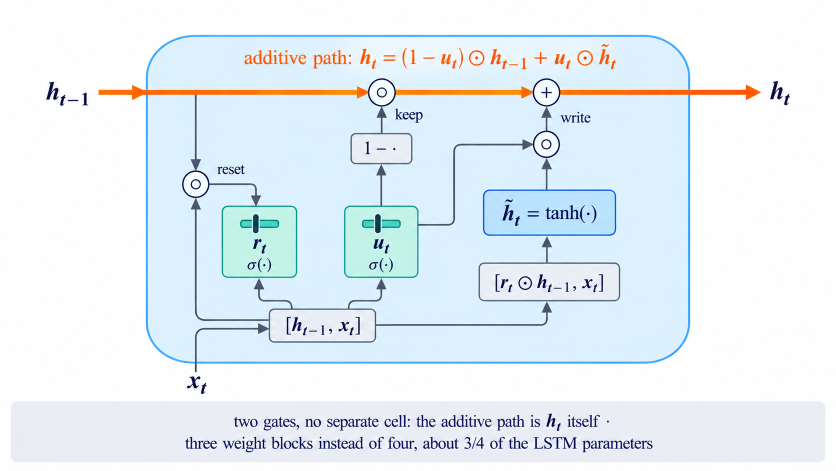
#> input picture sessions/05_sequences/figures/s05_f15_gru_cell_generated.png, 1672 x 941 px (shown at 1/2 size)
$ python fix_s05_f15_gru_cell.py
#> lines starting #> are read from the running program, lines starting #| are printed output that depends on the picture
"""Patch the generated GRU cell (S05-F15): rewire the reset gate.

The generator drew the reset product backwards: the circle "reset" received h_{t-1} and the bracket
[h_{t-1}, x_t], and its result went INTO r_t; the candidate bracket [r_t ⊙ h_{t-1}, x_t] never received it.
This script redraws:
  1. r_t → the reset circle (the arrow now points from r_t into the circle);
  2. h_{t-1} → the bracket [h_{t-1}, x_t] by a branch that bypasses the circle;
  3. the reset circle → the candidate bracket [r_t ⊙ h_{t-1}, x_t], with gaps where it crosses
     the two arrows that feed r_t and u_t (redrawn as straight verticals).

    python fix_s05_f15_gru_cell.py   (reads s05_f15_gru_cell_generated.png, writes s05_f15_gru_cell.png)
"""
from PIL import Image, ImageDraw

SRC, OUT = 's05_f15_gru_cell_generated.png', 's05_f15_gru_cell.png'
BG = (220, 241, 254)          # cell fill
INK = (70, 82, 108)           # arrow color of the generated figure
LW = 3

im = Image.open(SRC).convert('RGB')
#> im is the input picture: PIL image 1672x941 RGB; mean R, G, B 229.9, 238.9, 245.1
d = ImageDraw.Draw(im)


def erase(x0, y0, x1, y1):
    d.rectangle([x0, y0, x1, y1], fill=BG)


def line(pts):
    d.line(pts, fill=INK, width=LW, joint='curve')


def head(x, y, direction, L=14, Wd=8):
    """Filled arrowhead with its tip at (x, y)."""
    if direction == 'right':
        pts = [(x, y), (x - L, y - Wd), (x - L, y + Wd)]
    elif direction == 'left':
        pts = [(x, y), (x + L, y - Wd), (x + L, y + Wd)]
    elif direction == 'down':
        pts = [(x, y), (x - Wd, y - L), (x + Wd, y - L)]
    else:
        pts = [(x, y), (x - Wd, y + L), (x + Wd, y + L)]
    d.polygon(pts, fill=INK)


CX, CY, R = 391, 368, 27      # reset circle
RT_TOP, RT_X = 411, 512       # top edge and center of r_t
BR_L, BR_Y = 537, 640         # left edge of [h_{t-1}, x_t] and the height of the old feed
CAND_L, CAND_Y = 958, 564     # left edge and center of [r_t ⊙ h_{t-1}, x_t]

# remove the old wiring: circle → r_t elbow, bracket → circle vertical and its horizontal
erase(CX + R + 1, CY - 8, RT_X + 14, RT_TOP - 1)
erase(CX - 13, CY + R + 1, CX + 13, BR_Y + 9)
erase(CX - 13, BR_Y - 9, BR_L - 2, BR_Y + 9)

# 1. r_t → reset circle
line([(RT_X, RT_TOP - 1), (RT_X, CY), (CX + R + 14, CY)])
head(CX + R + 1, CY, 'left')

# 2. h_{t-1} → [h_{t-1}, x_t], branching off the vertical above the circle
YB, XB = 290, 350
line([(CX, YB), (XB, YB), (XB, BR_Y), (BR_L - 14, BR_Y)])
head(BR_L - 1, BR_Y, 'right')
d.ellipse([CX - 5, YB - 5, CX + 5, YB + 5], fill=INK)

# 3a. the feeds [h_{t-1}, x_t] → r_t and → u_t, redrawn as straight verticals to make room for 3b
erase(500, 557, 600, 616)
erase(685, 557, 780, 616)
for x in (560, 728):
    line([(x, 617), (x, 571)])
    head(x, 556, 'up')

# 3b. reset circle → candidate bracket, with gaps where it crosses the two feeds
Y3, X3 = 590, 935
gaps = [560, 728]
xs = [CX] + [g + s for g in gaps for s in (-9, 9)] + [X3]
line([(CX, CY + R + 1), (CX, Y3)])
for a, b in zip(xs[::2], xs[1::2]):
    line([(a, Y3), (b, Y3)])
line([(X3, Y3), (X3, CAND_Y), (CAND_L - 14, CAND_Y)])
head(CAND_L - 1, CAND_Y, 'right')

im.save(OUT)
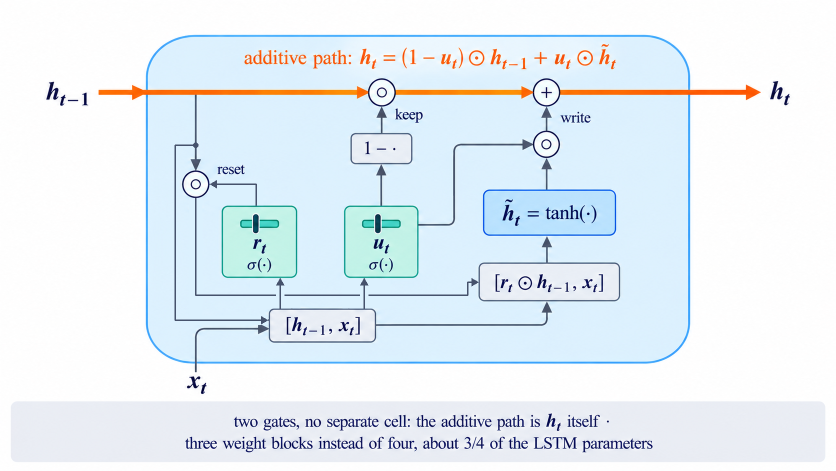
#> saved as s05_f15_gru_cell.png: PIL image 1672x941 RGB (shown at 1/2 size); mean R, G, B 229.7, 238.6, 245
print('saved', OUT)

$ run again, with sessions/05_sequences/figures/s05_f01_sequence_tasks.png copied over sessions/05_sequences/figures/s05_f15_gru_cell_generated.png
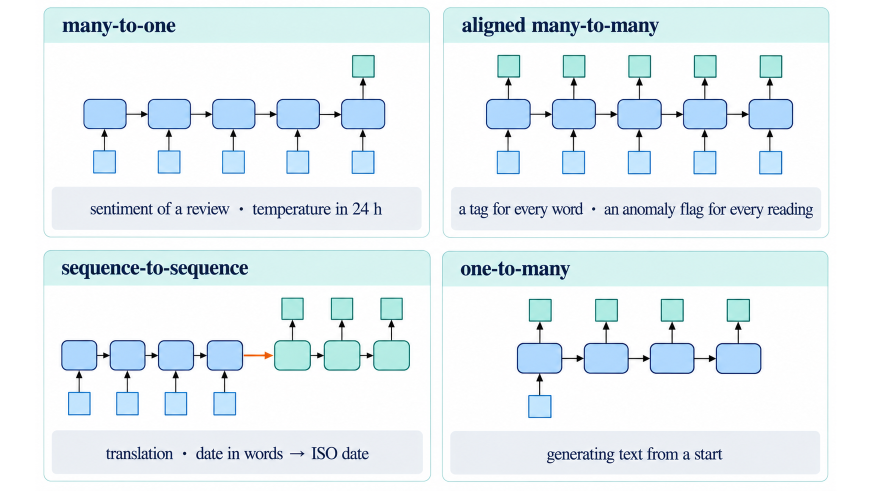
#> input picture sessions/05_sequences/figures/s05_f01_sequence_tasks.png, 1744 x 981 px (shown at 1/2 size)
#> im is the input picture: PIL image 1744x981 RGB; mean R, G, B 231.5, 240.6, 244.5
#> `im.save(OUT)`:
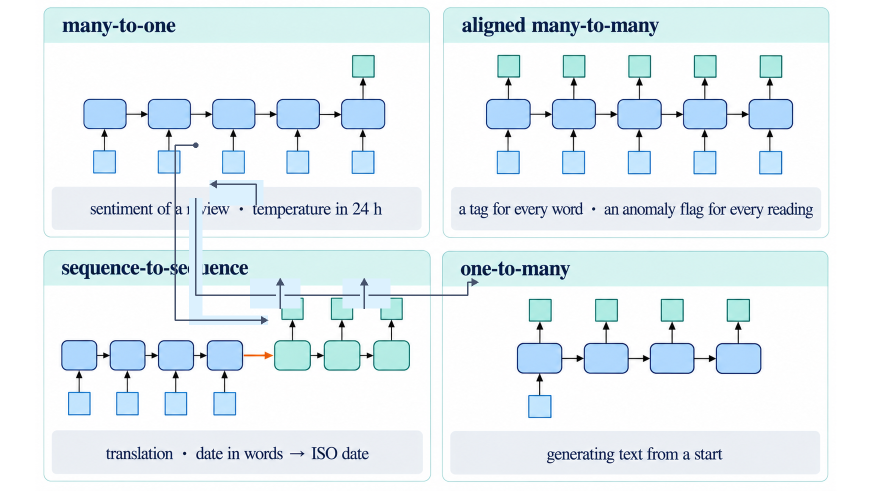
#> saved as s05_f15_gru_cell.png: PIL image 1744x981 RGB (shown at 1/2 size); mean R, G, B 230.9, 240.1, 244.2

$ run again, with sessions/05_sequences/figures/s05_f02_windows_split.png copied over sessions/05_sequences/figures/s05_f15_gru_cell_generated.png
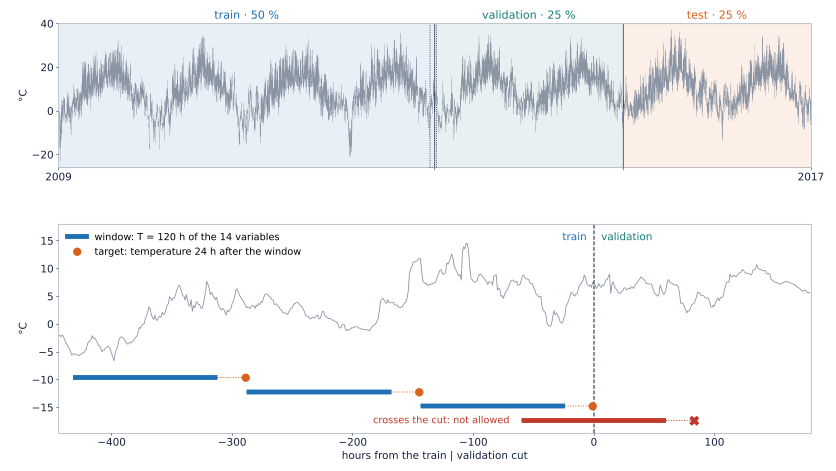
#> input picture sessions/05_sequences/figures/s05_f02_windows_split.png, 1672 x 941 px (shown at 1/2 size)
#> `im.save(OUT)`:
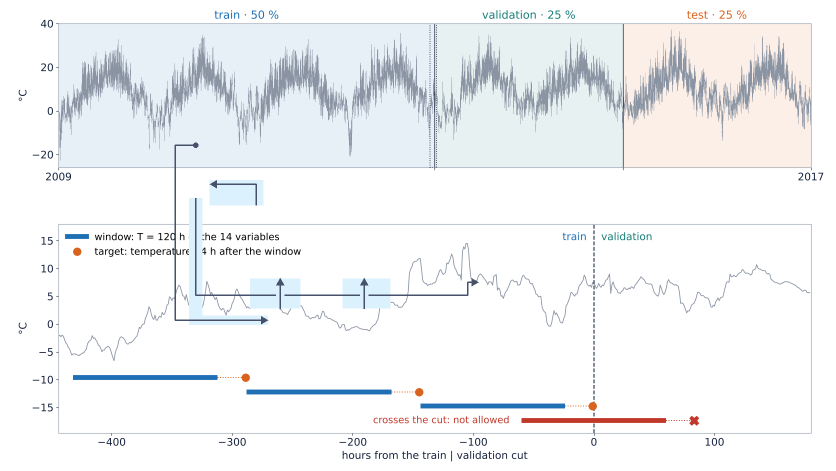
#> saved as s05_f15_gru_cell.png: PIL image 1672x941 RGB (shown at 1/2 size); mean R, G, B 240.7, 242.6, 244.4

$ run again, with sessions/05_sequences/figures/s05_f03_rnn_gradient_time.png copied over sessions/05_sequences/figures/s05_f15_gru_cell_generated.png
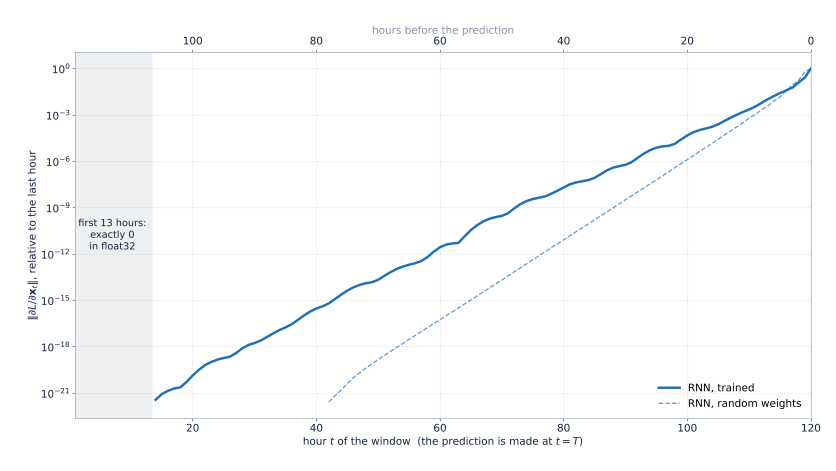
#> input picture sessions/05_sequences/figures/s05_f03_rnn_gradient_time.png, 1672 x 941 px (shown at 1/2 size)
#> `im.save(OUT)`:
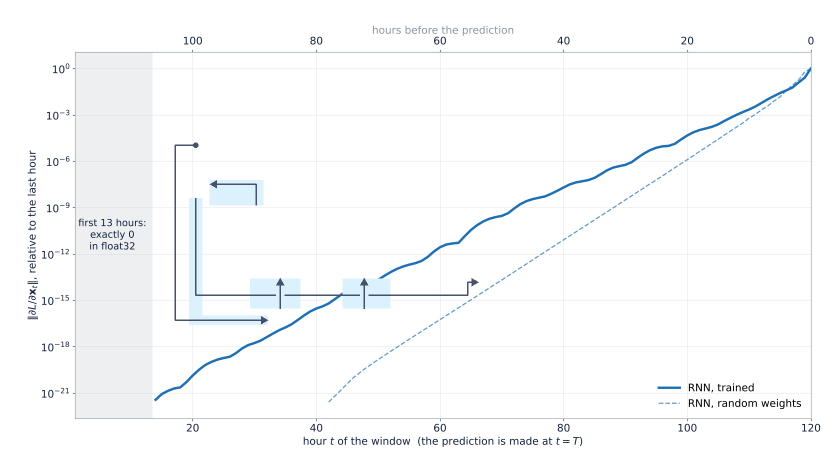
#> saved as s05_f15_gru_cell.png: PIL image 1672x941 RGB (shown at 1/2 size); mean R, G, B 249.2, 250.2, 251.2
